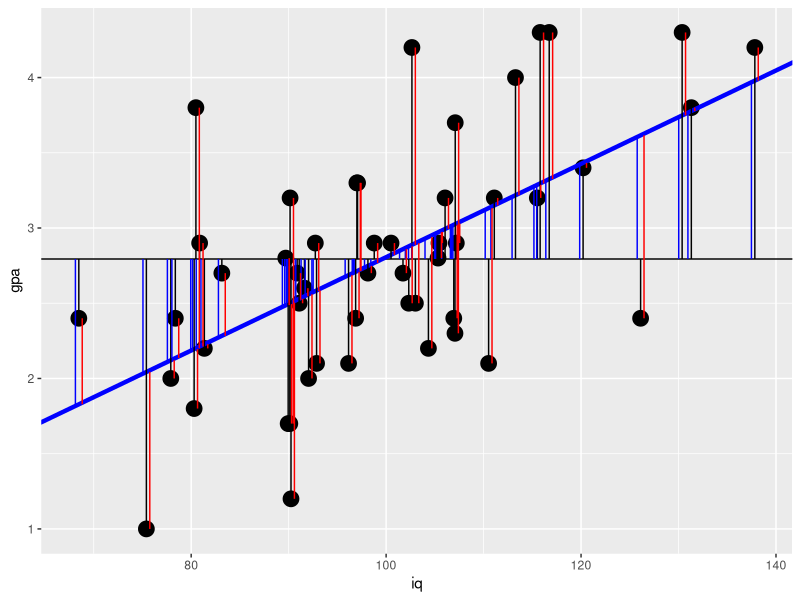

Reproduce this figure in R.
## ---- chunk 1
library(ggplot2)
IQ = rnorm(50, 100, 15)
GPA = pmax(1, pmin(4.3, round((IQ-100)/15*0.5+2.8+rnorm(length(IQ),0,0.7), 1)))
iq.gpa = data.frame(iq=IQ, gpa=GPA)
g1 = ggplot(iq.gpa, aes(iq,gpa))+
      geom_point(size=2)

( lm.fit = lm(data = iq.gpa, gpa~iq) )
## ---- chunk 2
anova(lm.fit)
## ---- chunk 3
ss.iq = anova(lm.fit)['iq','Sum Sq']
ss.error = anova(lm.fit)['Residuals','Sum Sq']

(r.sq = ss.iq/(ss.iq+ss.error))
## ---- chunk 4
cor(iq.gpa$iq, iq.gpa$gpa)^2
## ---- chunk 5
m.y = mean(iq.gpa$gpa)
iq.gpa$gpa.hat = predict(lm.fit, newdata = iq.gpa)
( SS.y = sum((iq.gpa$gpa-m.y)^2) )
## ---- chunk 6
( SS.yhat = sum((iq.gpa$gpa.hat - m.y)^2) )
## ---- chunk 7
( SS.error = sum((iq.gpa$gpa - iq.gpa$gpa.hat)^2) )
## ---- chunk 8
ggplot(iq.gpa, aes(x=iq, y=gpa))+
  geom_point(size=5)+
  geom_hline(yintercept = m.y)+
  geom_abline(intercept=coef(lm.fit)["(Intercept)"], slope=coef(lm.fit)["iq"], color="blue", size=1.5)+
  geom_linerange(ymin = m.y, mapping = aes(x=iq, ymax=gpa), color="black")+
  geom_linerange(ymin=m.y, aes(x=iq-0.35, ymax=gpa.hat), color="blue")+
  geom_linerange(aes(x=iq+0.35, ymin=gpa, ymax=gpa.hat), color="red")
## ---- chunk 9
c(SS.y, SS.yhat+SS.error)
